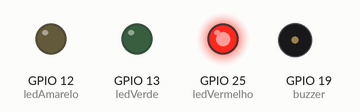
Recording of a sketch running on a simulated ESP32. On the bench: output pins drawn as LEDs (lit = HIGH), buzzer (waves = sounding, pin HIGH).

Above: at 3.0 s.
At 10.0 s:
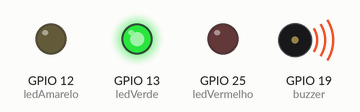
At 13.0 s:
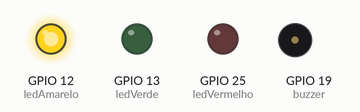
Timing chart, 0 to 18.2 s (numbered marks = the images above):
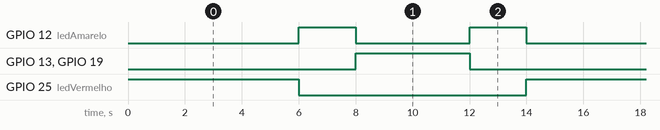

Measured:
- by itself, GPIO 12 (ledAmarelo): repeats every 14.0 s: LOW 4.0 s, HIGH 2.0 s, LOW 6.0 s, HIGH 2.0 s
- by itself, GPIO 13 (ledVerde), GPIO 19 (buzzer): alternates HIGH for 4.0 s and LOW for 10.0 s
- by itself, GPIO 25 (ledVermelho): alternates HIGH for 6.0 s and LOW for 8.0 s

The sketch:

codigo.ino
```cpp
// Definindo os pinos para LEDs e Buzzer
const int ledVerde = 13;
const int ledAmarelo = 12;
const int ledVermelho = 25;
const int buzzer = 19;

void setup() {
  pinMode(ledVerde, OUTPUT);
  pinMode(ledAmarelo, OUTPUT);
  pinMode(ledVermelho, OUTPUT);
  pinMode(buzzer, OUTPUT); // Configura o buzzer como saída
}

// Função para ligar o LED e controlar o buzzer
void ligaLeds(int led, int tempo, bool buzzerAtivo) {
  digitalWrite(led, HIGH);
  digitalWrite(buzzer, buzzerAtivo ? HIGH : LOW); // Liga o buzzer se buzzerAtivo for true
  delay(tempo);
  digitalWrite(led, LOW);
  digitalWrite(buzzer, LOW); // Desliga o buzzer ao final
}

void loop() {
  // Sinal Vermelho (6 segundos, buzzer desligado)
  ligaLeds(ledVermelho, 6000, false);

  // Sinal Amarelo (2 segundos, buzzer desligado)
  ligaLeds(ledAmarelo, 2000, false);

  // Sinal Verde (2 segundos, buzzer ligado)
  ligaLeds(ledVerde, 2000, true);

  // Tempo adicional no Verde (2 segundos, buzzer ligado)
  ligaLeds(ledVerde, 2000, true);

  // Sinal Amarelo (2 segundos, buzzer desligado)
  ligaLeds(ledAmarelo, 2000, false);
}
```
